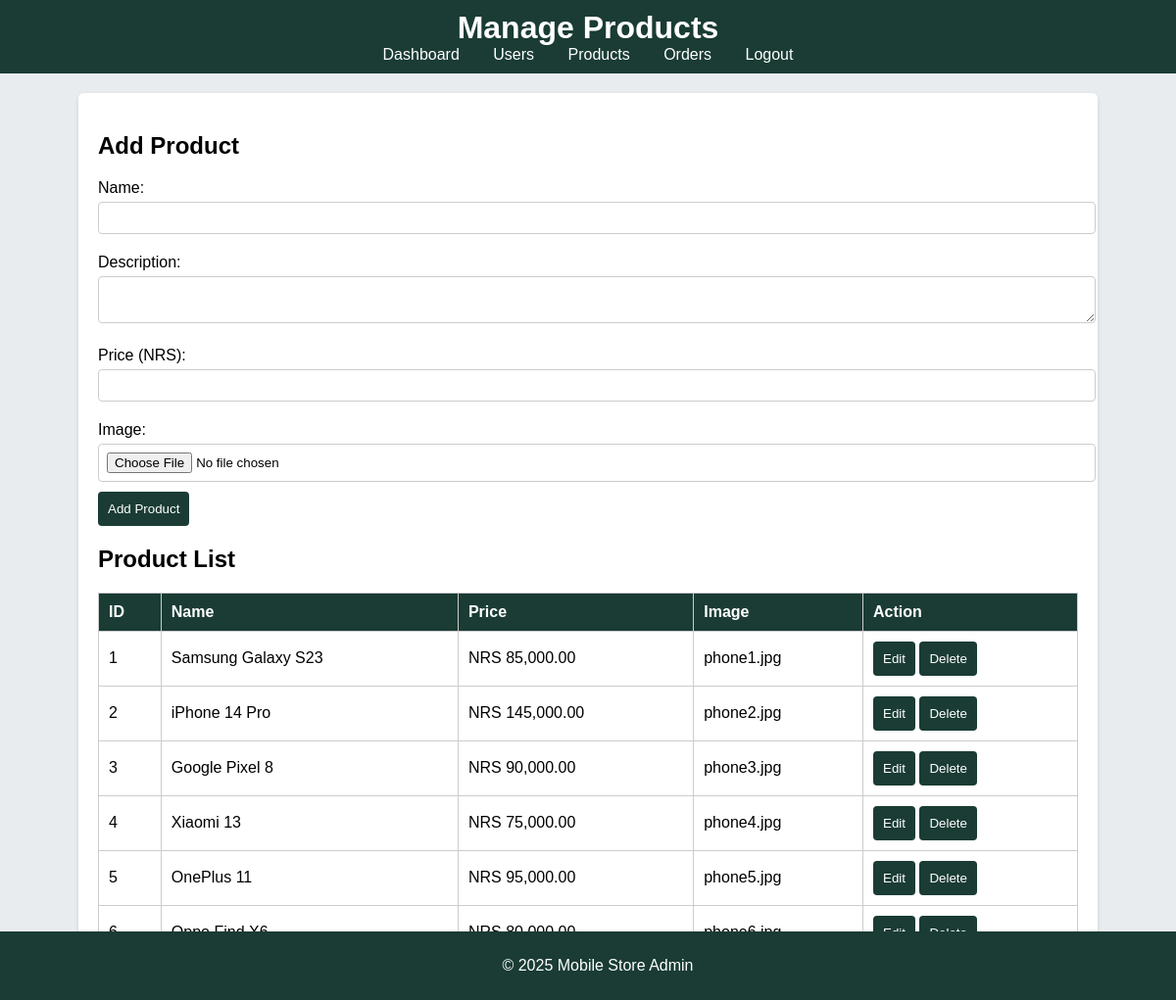
The app's page /admin/products.php (signed in) with its own data.
### tables this page shows
CREATE TABLE product (
    id INT AUTO_INCREMENT PRIMARY KEY,
    name VARCHAR(100) NOT NULL,
    description TEXT NOT NULL,
    price DECIMAL(10, 2) NOT NULL,
    image VARCHAR(255) NOT NULL
);

### admin/products.php (the view, shortened to what this page needs)
<?php
require_once '../includes/functions.php';
$edit_product = null;
$stmt = $pdo->query("SELECT * FROM product");
$products = $stmt->fetchAll(PDO::FETCH_ASSOC);
?>
<!DOCTYPE html>
<html lang="en">
<head>
    <link rel="stylesheet" href="<?php echo ASSETS_URL; ?>css/admin.css">
</head>
<body>
    <header>
        <h1>Manage Products</h1>
        <nav>
            <a href="dashboard.php">Dashboard</a>
            <a href="users.php">Users</a>
            <a href="products.php">Products</a>
            <a href="orders.php">Orders</a>
            <a href="logout.php">Logout</a>
        </nav>
    </header>
    <main>
        <h2><?php echo $edit_product ? 'Edit Product' : 'Add Product'; ?></h2>
        <form method="POST" enctype="multipart/form-data">
            <label for="name">Name:</label>
            <input type="text" id="name" name="name" value="<?php echo $edit_product ? htmlspecialchars($edit_product['name']) : ''; ?>" required>
            <label for="description">Description:</label>
            <textarea id="description" name="description" required><?php echo $edit_product ? htmlspecialchars($edit_product['description']) : ''; ?></textarea>
            <label for="price">Price (NRS):</label>
            <input type="number" id="price" name="price" step="0.01" value="<?php echo $edit_product ? htmlspecialchars($edit_product['price']) : ''; ?>" required>
            <label for="image">Image:</label>
            <input type="file" id="image" name="image" accept="image/*" <?php echo $edit_product ? '' : 'required'; ?>>
            <button type="submit"><?php echo $edit_product ? 'Update Product' : 'Add Product'; ?></button>
        </form>
        <h2>Product List</h2>
        <table>
            <tr>
                <th>ID</th>
                <th>Name</th>
                <th>Price</th>
                <th>Image</th>
                <th>Action</th>
            </tr>
            <?php foreach ($products as $product): ?>
                <tr>
                    <td><?php echo $product['id']; ?></td>
                    <td><?php echo htmlspecialchars($product['name']); ?></td>
                    <td>NRS <?php echo number_format($product['price'], 2); ?></td>
                    <td><?php echo htmlspecialchars($product['image']); ?></td>
                    <td>
                        <a href="products.php?edit_id=<?php echo $product['id']; ?>"><button>Edit</button></a>
                        <form method="POST" style="display:inline;" onsubmit="return confirm('Are you sure?');">
                            <button type="submit">Delete</button>
                        </form>
                    </td>
                </tr>
            <?php endforeach; ?>
        </table>
    </main>
    <footer>
        <p>© 2025 Mobile Store Admin</p>
    </footer>
</body>
</html>

### assets/css/admin.css (style rules this page uses)
body { font-family: Arial, sans-serif; margin: 0; padding: 0; background-color: #e8ecef; }
header { background-color: #1a3c34; color: white; padding: 10px 20px; text-align: center; }
header h1 { margin: 0; }
nav a { color: white; margin: 0 15px; text-decoration: none; }
main { max-width: 1000px; margin: 20px auto; padding: 20px; background: white; border-radius: 5px; box-shadow: 0 2px 5px rgba(0,0,0,0.1); }
form { margin-bottom: 20px; }
label { display: block; margin: 10px 0 5px; }
input, textarea { width: 100%; padding: 8px; margin-bottom: 10px; border: 1px solid #ccc; border-radius: 4px; }
button { background-color: #1a3c34; color: white; padding: 10px; border: none; border-radius: 4px; cursor: pointer; }
table { width: 100%; border-collapse: collapse; margin-top: 20px; }
th, td { border: 1px solid #ccc; padding: 10px; text-align: left; }
th { background-color: #1a3c34; color: white; }
footer { background-color: #1a3c34; color: white; text-align: center; padding: 10px; position: fixed; bottom: 0; width: 100%; }

### records on screen
product: id "1", name "Samsung Galaxy S23", price "85,000.00", image "phone1.jpg"
product: id "2", name "iPhone 14 Pro", price "145,000.00", image "phone2.jpg"
product: id "3", name "Google Pixel 8", price "90,000.00", image "phone3.jpg"
product: id "4", name "Xiaomi 13", price "75,000.00", image "phone4.jpg"
product: id "5", name "OnePlus 11", price "95,000.00", image "phone5.jpg"
